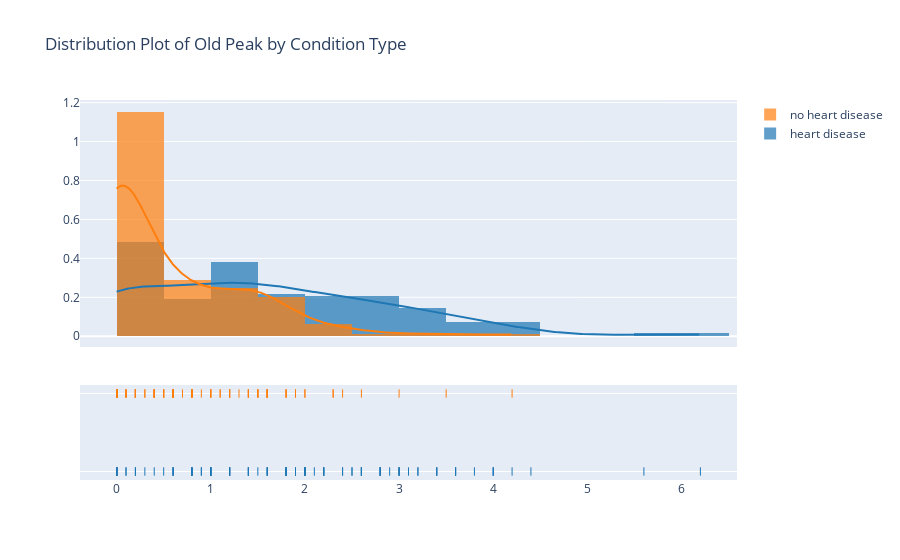

Source (notebook cell):
### Code cell
# distplot
## define values
op_y = df[df['condition'] == '1']['oldpeak']
op_n = df[df['condition'] == '0']['oldpeak']
hist_data2 = [op_y, op_n]
labels = ['heart disease', 'no heart disease']

## plot
fig = ff.create_distplot(hist_data2, group_labels = labels, bin_size = 0.5)
fig.update_layout(title_text = 'Distribution Plot of Old Peak by Condition Type')
fig.show()

### Figure 1 — Plotly figure (JSON) as saved in the notebook; plotly's stock layout.template omitted (floating-point values rounded to 4 significant figures; data arrays with more than 128 entries replaced by an {"elided": "..."} marker saying what was removed)
{"data": [{"autobinx": false, "histnorm": "probability density", "legendgroup": "heart disease", "marker": {"color": "rgb(31, 119, 180)"}, "name": "heart disease", "opacity": 0.7, "type": "histogram", "x": {"elided": "137 float values"}, "xaxis": "x", "xbins": {"end": 6.2, "size": 0.5, "start": 0}, "yaxis": "y"}, {"autobinx": false, "histnorm": "probability density", "legendgroup": "no heart disease", "marker": {"color": "rgb(255, 127, 14)"}, "name": "no heart disease", "opacity": 0.7, "type": "histogram", "x": {"elided": "160 float values"}, "xaxis": "x", "xbins": {"end": 4.2, "size": 0.5, "start": 0}, "yaxis": "y"}, {"legendgroup": "heart disease", "marker": {"color": "rgb(31, 119, 180)"}, "mode": "lines", "name": "heart disease", "showlegend": false, "type": "scatter", "x": {"elided": "500 float values"}, "xaxis": "x", "y": {"elided": "500 float values"}, "yaxis": "y"}, {"legendgroup": "no heart disease", "marker": {"color": "rgb(255, 127, 14)"}, "mode": "lines", "name": "no heart disease", "showlegend": false, "type": "scatter", "x": {"elided": "500 float values"}, "xaxis": "x", "y": {"elided": "500 float values"}, "yaxis": "y"}, {"legendgroup": "heart disease", "marker": {"color": "rgb(31, 119, 180)", "symbol": "line-ns-open"}, "mode": "markers", "name": "heart disease", "showlegend": false, "type": "scatter", "x": {"elided": "137 float values"}, "xaxis": "x", "y": {"elided": "137 str values"}, "yaxis": "y2"}, {"legendgroup": "no heart disease", "marker": {"color": "rgb(255, 127, 14)", "symbol": "line-ns-open"}, "mode": "markers", "name": "no heart disease", "showlegend": false, "type": "scatter", "x": {"elided": "160 float values"}, "xaxis": "x", "y": {"elided": "160 str values"}, "yaxis": "y2"}], "layout": {"barmode": "overlay", "hovermode": "closest", "legend": {"traceorder": "reversed"}, "title": {"text": "Distribution Plot of Old Peak by Condition Type"}, "xaxis": {"anchor": "y2", "domain": [0, 1], "zeroline": false}, "yaxis": {"anchor": "free", "domain": [0.35, 1], "position": 0}, "yaxis2": {"anchor": "x", "domain": [0, 0.25], "dtick": 1, "showticklabels": false}}}
